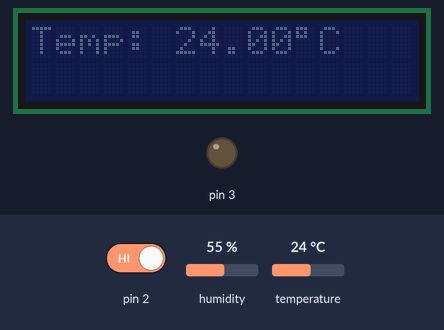
Simulated run of this sketch. Board: Arduino Nano, built with avr-gcc and run on an emulated ATmega328P. On the bench: 16×2 character LCD, output pins drawn as LEDs (lit = HIGH). The inputs (shaded band) are chosen by the test bench; at power-on: pin 2 HIGH, temperature 24 °C, humidity 55 %.

Above: at 5.3 s.
5.4 s: pin 2 driven LOW
At 6.4 s:
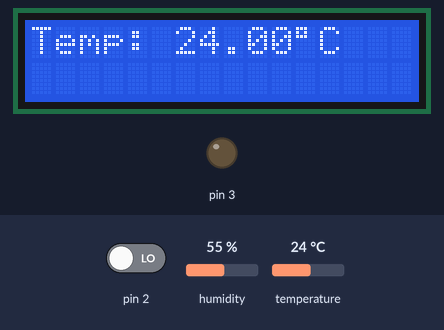
6.9 s: temperature set to 31 °C
At 10.6 s:
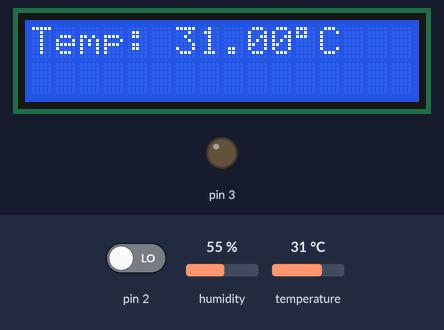
10.9 s: temperature set to 34 °C
At 14.1 s:
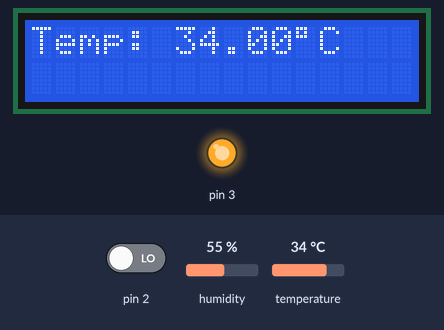
14.9 s: pin 2 driven HIGH
At 18.5 s:
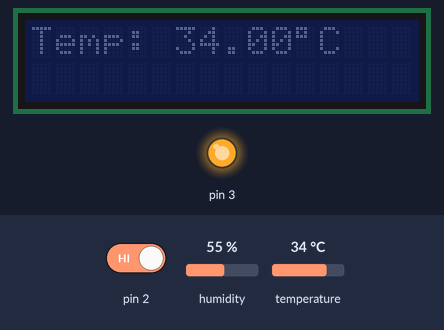
19.0 s: temperature set to 12 °C
At 19.9 s:
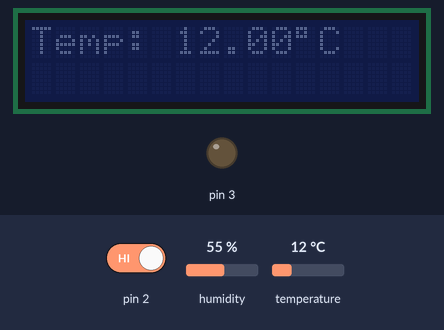
Timing chart, 0 to 22.0 s (numbered marks = the images above; inputs shaded):
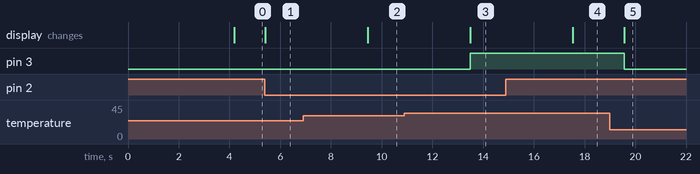

The sketch:

temp_controlled_fan_v2.0.ino
```cpp
//Temperature controlled fan v2.0
/*Components used:
 * 1. Arduino nano
 * 2. LCD 1602 with I2C inerface
 * 3. DHT11 sensor
 * 4. BC547 transistor
 * 5. 1K resistor
 * 6. CPU fan
 * 7. 3 power supply - 5V
 * 8. Breadboard
 * 9. Jumper Wires
 * 10. IR sensor
 */

#include "DHT.h"
#include <LiquidCrystal_I2C.h>
LiquidCrystal_I2C lcd(0x27,16,2);
DHT dht(7, DHT11);

void setup()
{
  pinMode(3, OUTPUT);
  lcd.begin(16,2);                   // Initializes the interface to the LCD screen, and specifies the dimensions (width and height) of the display
  lcd.init();
  lcd.backlight();
  lcd.setCursor(0,0);
  lcd.print("  Temperature");
  lcd.setCursor(0,1);
  lcd.print("Controlled  FAN");
  delay(4000);
  lcd.noBacklight();
  lcd.clear();
  dht.begin();                       //initialzing dht module
}

void loop()
{
  float t = dht.readTemperature();

  if(t>32.10)
  {
    if(digitalRead(2)==LOW)
    {
      lcd.backlight();
      lcd.setCursor(0,0);        //it will set the cursor to (0,0) position of the LCD
      lcd.print("Temp: ");       //it will print Temp: on the LCD
      lcd.print(t);              //it will print temperature on the LCD
      lcd.print((char)223);      //it will print degree's symbol on the display & 223 is its ASCII value
      lcd.print("C");            //it will print C on the LCD
      digitalWrite(3, HIGH);
      delay(4000);
     }

     else
     {
      lcd.noBacklight();
      lcd.setCursor(0,0);        //it will set the cursor to (0,0) position of the LCD
      lcd.print("Temp: ");       //it will print Temp: on the LCD
      lcd.print(t);              //it will print temperature on the LCD
      lcd.print((char)223);      //it will print degree's symbol on the display & 223 is its ASCII value
      lcd.print("C");            //it will print C on the LCD
      digitalWrite(3, HIGH);
     }
  }

  else
  {
    if(digitalRead(2)==LOW)
    {
      lcd.backlight();
      lcd.setCursor(0,0);        //it will set the cursor to (0,0) position of the LCD
      lcd.print("Temp: ");       //it will print Temp: on the LCD
      lcd.print(t);              //it will print temperature on the LCD
      lcd.print((char)223);      //it will print degree's symbol on the display & 223 is its ASCII value
      lcd.print("C");            //it will print C on the LCD
      digitalWrite(3, LOW);
      delay(4000);
     }

     else
     {
      lcd.noBacklight();
      lcd.setCursor(0,0);        //it will set the cursor to (0,0) position of the LCD
      lcd.print("Temp: ");       //it will print Temp: on the LCD
      lcd.print(t);              //it will print temperature on the LCD
      lcd.print((char)223);      //it will print degree's symbol on the display & 223 is its ASCII value
      lcd.print("C");            //it will print C on the LCD
      digitalWrite(3, LOW);
     }
  }
}
```

Measured:
- the behaviour switches between 32 and 33 °C on temperature (found by bisection; images 2 and 3)
- after the input at 5.4 s, the display: changes at once (image 1)
- after the input at 6.9 s, the display: changes after 2.6 s (image 2)
- after the input at 10.9 s, pin 3: LOW → HIGH after 2.6 s; the display: changes after 2.6 s (image 3)
- after the input at 14.9 s, the display: changes after 2.6 s (image 4)
- after the input at 19.0 s, pin 3: HIGH → LOW after 0.56 s; the display: changes after 0.56 s (image 5)
